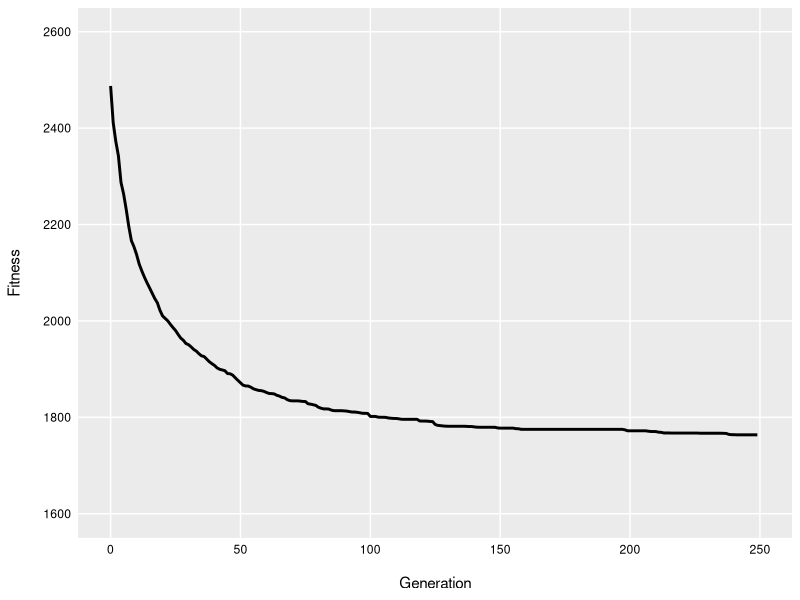

Reproduce this figure in R.
## ---- chunk 1

library(dplyr)
library(tidyr)
library(ggplot2)

fitness_over_time <- read.csv("output/fitness_over_time.csv", stringsAsFactors = FALSE)

fitness_over_time %>%
  mutate(GENERATION = row_number()-1) %>%
  ggplot() +
    geom_line(aes(x = GENERATION,
                  y = FITNESS),
              lwd = 1) +
  scale_x_continuous(name         = "Generation",
                     minor_breaks = FALSE,
                     limits       = c(0, 250)) +
  scale_y_continuous(name = "Fitness",
                     minor_breaks = FALSE,
                     limits = c(1600, 2600),
                     breaks = c(1600, 1800, 2000, 2200, 2400, 2600)) +
  theme(axis.ticks   = element_blank(),
        axis.text    = element_text(color = "black"),
        axis.title.x = element_text(margin = unit(c(0.5, 0, 0, 0), "cm")),
        axis.title.y = element_text(margin = unit(c(0, 0.5, 0, 0), "cm"))) -> plot_1

## ---- chunk 2

plot_1

